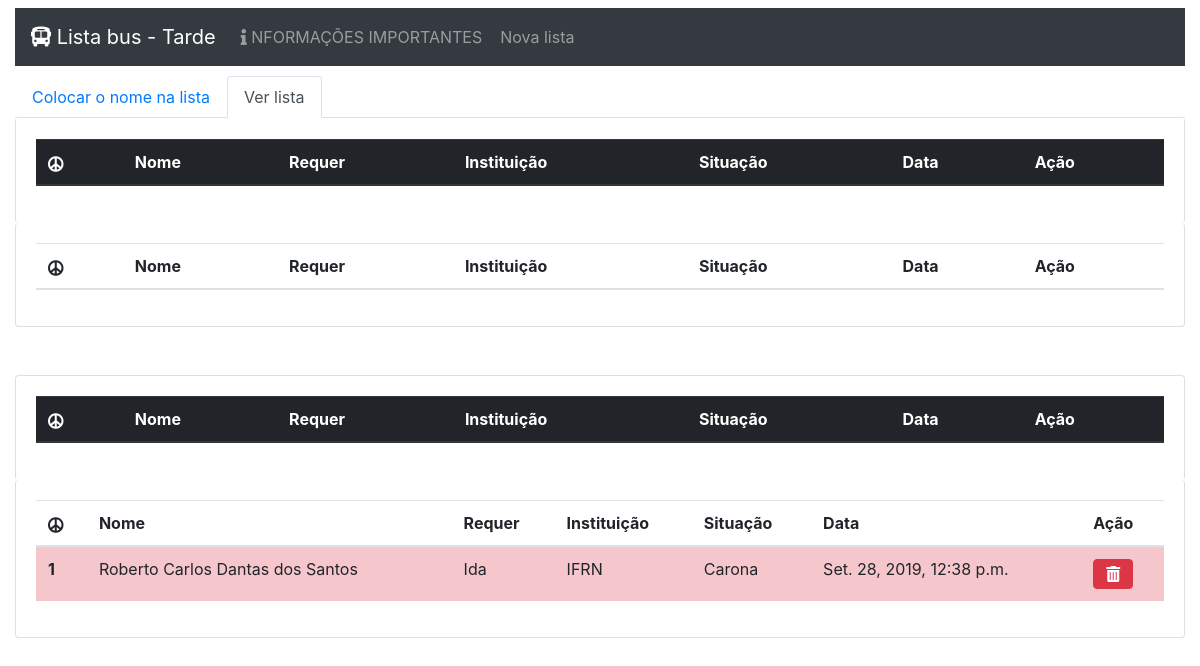
The page / on the database its author committed.
### lista/models.py (models this page shows, shortened)
class Aluno(models.Model):
	IDA = 1
	IDAEVOLTA = 2
	VOLTA = 3
	STATUS_CHOICES = (
	    (IDA, 'Ida'),
	    (IDAEVOLTA, 'Ida e volta'),
	    (VOLTA, 'Volta'),
	)
	CADASTRADO = 1
	CARONA = 2
	STATUS_CHOICES2 = (
	    (CADASTRADO, 'Cadastrado'),
	    (CARONA, 'Carona'),
	)
	data = models.DateTimeField(auto_now_add=True) #default = timezone.now
	nome = models.CharField(max_length = 100)
	acao = models.IntegerField(choices=STATUS_CHOICES, default=IDAEVOLTA)
	instituicao = models.CharField(max_length = 10)
	situacao = models.IntegerField(choices=STATUS_CHOICES2, default=CADASTRADO)

### lista/views.py (the view)
# urls.py: path('', views.listar, name='menu'),
def listar (request):
	lista0 = Aluno.objects.all().filter(situacao=Aluno.CADASTRADO, acao=Aluno.VOLTA)
	lista1 = Aluno.objects.all().filter(situacao=Aluno.CADASTRADO, acao=Aluno.IDA)
	lista2 = Aluno.objects.all().filter(situacao=Aluno.CARONA,acao=Aluno.VOLTA)
	lista3 = Aluno.objects.all().filter(situacao=Aluno.CARONA,acao=Aluno.IDA)
	return render (request, 'main.html', {"cadastrados": lista0,'caronas': lista2, 'cadastradosi':lista1, 'caronasi':lista3})

### lista/templates/main.html (shortened to what this page needs)
<html lang="pt-br">
<head>
  <link rel="stylesheet" href="https://use.fontawesome.com/releases/v5.5.0/css/all.css">
  <link rel="stylesheet" href="https://stackpath.bootstrapcdn.com/bootstrap/4.1.3/css/bootstrap.min.css">
</head>
<body>
  <div class="container-fluid">
    <div class="row">
      <div class="col-md-12 ">
        <nav class="navbar navbar-expand-lg navbar-dark bg-dark mt-2 mb-2">
          <a class="navbar-brand" href="{% url 'menu' %}"><i class="fas fa-bus-alt"></i> Lista bus - Tarde</a>
          <div class="collapse navbar-collapse" id="navbarSupportedContent">
              <ul class="navbar-nav mr-auto">
                <li class="nav-item">
                  <a class="btn nav-link text-left" data-toggle="modal" data-target="#exampleModalCenter3"><i class="fas fa-info"></i> NFORMAÇÕES IMPORTANTES </a>
                </li>
                <li class="nav-item">
                  <a class="btn nav-link text-left" href="{% url 'novalista' %}"> Nova lista</a>
                </li>
              </ul>
            </div>
        </nav>
      </div>
    </div>
<div class="row">
      <div class="col-md-12">
      </div>
    <div class="col-md-12">
      </div>
</div>
    <div class="row">
      <div class="col-md-12 ">
      <ul class="nav nav-tabs" id="myTab" role="tablist">
      <li class="nav-item">
        <a class="nav-link " id="home-tab" data-toggle="tab" href="#cl" role="tab" aria-controls="home" aria-selected="false">Colocar o nome na lista</a>
      </li>
      <li class="nav-item">
        <a class="nav-link active" id="profile-tab" data-toggle="tab" href="#lv" role="tab" aria-controls="profile" aria-selected="true">Ver lista</a>
      </li>
    </ul>
  </div>
  </div>
      <div class="tab-content" id="myTabContent">
        <div class="tab-pane fade show active" id="lv" role="tabpanel" aria-labelledby="profile-tab">
        <div class="row">
          <div class="col-md-12">
            <div class="card" style="border-top-color: white; border-bottom-color: white">
              <div class="card-body">
                  <div class="table-responsive">
                  <table class="table">
                      <thead class="thead-dark">
                      <tr>
                          <th scope="col"><i class="fas fa-peace"></i></th>
                          <th scope="col">Nome</th>
                          <th scope="col">Requer</th>
                          <th scope="col">Instituição</th>
                          <th scope="col">Situação</th>
                          <th scope="col">Data</th>
                          <th scope="col">Ação</th>
                        </tr>
                      </thead>
                  </table>
                  </div>
              </div>
            </div>
          </div>
        </div>
        <div class="row">
          <div class="col-md-12 ">
            <div class="card" style="border-top: white">
              <div class="card-body">
                  <div class="table-responsive">
                  <table class="table">
                      <thead class="thead">
                      <tr>
                          <th scope="col"><i class="fas fa-peace"></i></th>
                          <th scope="col">Nome</th>
                          <th scope="col">Requer</th>
                          <th scope="col">Instituição</th>
                          <th scope="col">Situação</th>
                          <th scope="col">Data</th>
                          <th scope="col">Ação</th>
                        </tr>
                      </thead>
                  </table>
                  </div>
              </div>
            </div>
          </div>
        </div>
        <div class="row">
          <div class="col-md-12 mt-5 ">
            <div class="card" style=" border-bottom-color: white">
              <div class="card-body">
                  <div class="table-responsive">
                  <table class="table">
                      <thead class="thead-dark">
                      <tr>
                          <th scope="col"><i class="fas fa-peace"></i></th>
                          <th scope="col">Nome</th>
                          <th scope="col">Requer</th>
                          <th scope="col">Instituição</th>
                          <th scope="col">Situação</th>
                          <th scope="col">Data</th>
                          <th scope="col">Ação</th>
                        </tr>
                      </thead>
                  </table>
                  </div>
              </div>
            </div>
          </div>
        </div>
        <div class="row">
          <div class="col-md-12 mb-3 ">
            <div class="card" style="border-top: white">
              <div class="card-body">
                  <div class="table-responsive">
                  <table class="table">
                      <thead class="thead">
                      <tr>
                          <th scope="col"><i class="fas fa-peace"></i></th>
                          <th scope="col">Nome</th>
                          <th scope="col">Requer</th>
                          <th scope="col">Instituição</th>
                          <th scope="col">Situação</th>
                          <th scope="col">Data</th>
                          <th scope="col">Ação</th>
                        </tr>
                      </thead>
                      <tbody>
                        {% for lista in caronasi %}
                        <tr class="table-danger">
                          <th scope="row">{{ forloop.counter }}</th>
                          <td >{{ lista.nome }}</td>
                          <td >{{ lista.get_acao_display }}</td>
                          <td >{{ lista.instituicao }}</td>
                          <td >{{ lista.get_situacao_display }}</td>
                          <td  >{{ lista.data }}</td>
                          <td>
                            <div class="btn-group" role="group" aria-label="Basic example">
                              <a href="{% url 'tirar' lista.id %}" class="btn btn-danger" role="button" ><i class='fas fa-trash-alt'></i></a>
                          </div>
                        </td>
                      </tr>
                        {% endfor %}
                      </tbody>
                  </table>
                  </div>
              </div>
            </div>
          </div>
        </div>
     </div>
</div>
</div>
</body>
</html>

### rows shown on the page
Aluno: nome "Roberto Carlos Dantas dos Santos", acao "Ida", instituicao "IFRN", situacao "Carona", data "Set. 28, 2019, 12:38 p.m."
